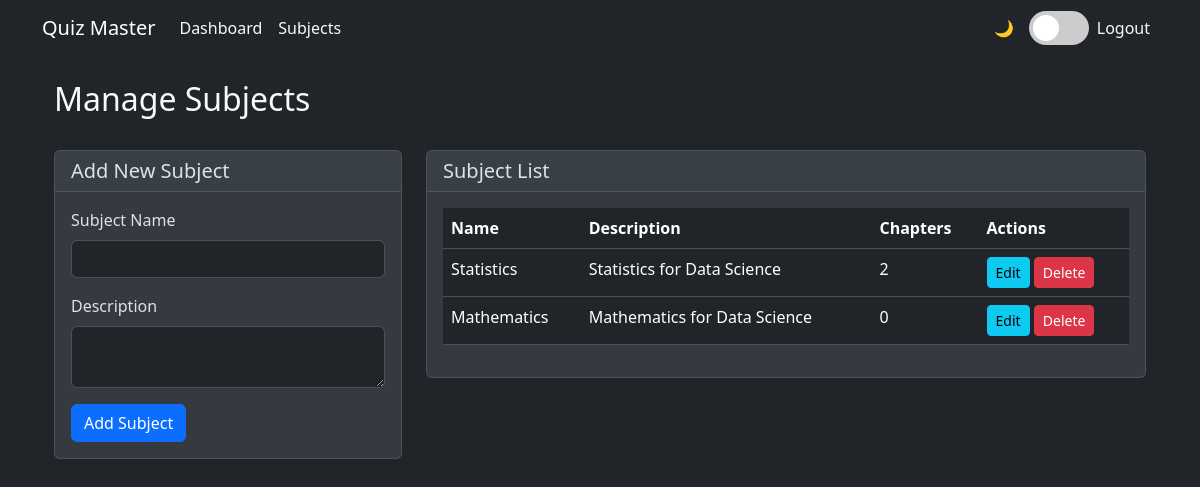
The app's page /admin/subjects (signed in) with its own data.
### models.py (models this page shows)
class Subject(db.Model):
    id = db.Column(db.Integer, primary_key=True)
    name = db.Column(db.String(100), nullable=False)
    description = db.Column(db.Text)
    chapters = db.relationship('Chapter', backref='subject', lazy=True)

### app.py (the view)
@app.route('/admin/subjects', methods=['GET', 'POST'])
@login_required
def manage_subjects():
    if not isinstance(current_user, Admin):
        flash('Access denied. Admin privileges required.', 'danger')
        return redirect(url_for('user_dashboard'))
    form = SubjectForm()
    if form.validate_on_submit():
        subject = Subject(name=form.name.data, description=form.description.data)
        db.session.add(subject)
        db.session.commit()
        flash('Subject added successfully!', 'success')
        return redirect(url_for('manage_subjects'))
    subjects = Subject.query.all()
    return render_template('admin/subjects.html', form=form, subjects=subjects)

### forms.py
class SubjectForm(FlaskForm):
    name = StringField('Subject Name', validators=[DataRequired()])
    description = TextAreaField('Description', validators=[DataRequired()])

### app.py (called while the page is built)
@login_manager.user_loader
def load_user(user_id):
    try:
        user = Admin.query.get(int(user_id))
        if user:
            return user
        return User.query.get(int(user_id))
    except:
        return None

### templates/admin/subjects.html (shortened to what this page needs)
{% extends "base.html" %}
{% block content %}
<div class="container">
    <div class="row mb-4">
        <div class="col">
            <h2>Manage Subjects</h2>
        </div>
    </div>
    <div class="row">
        <div class="col-md-4">
            <div class="card">
                <div class="card-header">
                    <h5 class="mb-0">Add New Subject</h5>
                </div>
                <div class="card-body">
                    <form method="POST">
                        <div class="mb-3">
                            {{ form.name.label(class="form-label") }}
                            {{ form.name(class="form-control") }}
                        </div>
                        <div class="mb-3">
                            {{ form.description.label(class="form-label") }}
                            {{ form.description(class="form-control") }}
                        </div>
                        <button type="submit" class="btn btn-primary">Add Subject</button>
                    </form>
                </div>
            </div>
        </div>
        <div class="col-md-8">
            <div class="card">
                <div class="card-header">
                    <h5 class="mb-0">Subject List</h5>
                </div>
                <div class="card-body">
                    <div class="table-responsive">
                        <table class="table">
                            <thead>
                                <tr>
                                    <th>Name</th>
                                    <th>Description</th>
                                    <th>Chapters</th>
                                    <th>Actions</th>
                                </tr>
                            </thead>
                            <tbody>
                                {% for subject in subjects %}
                                <tr>
                                    <td>{{ subject.name }}</td>
                                    <td>{{ subject.description }}</td>
                                    <td>{{ subject.chapters|length }}</td>
                                    <td>
                                        <a href="{{ url_for('edit_subject', subject_id=subject.id) }}" class="btn btn-sm btn-info">Edit</a>
                                        <form method="POST" action="{{ url_for('delete_subject', subject_id=subject.id) }}" class="d-inline" onsubmit="return confirm('Are you sure you want to delete this subject?');">
                                            <button type="submit" class="btn btn-sm btn-danger">Delete</button>
                                        </form>
                                    </td>
                                </tr>
                                {% endfor %}
                            </tbody>
                        </table>
                    </div>
                </div>
            </div>
        </div>
    </div>
</div>
{% endblock %}

### templates/base.html (style rules this page uses)
:root { --bs-primary-rgb: 13, 110, 253; --bs-secondary-rgb: 108, 117, 125; --bs-success-rgb: 25, 135, 84; --bs-info-rgb: 13, 202, 240; --bs-warning-rgb: 255, 193, 7; --bs-danger-rgb: 220, 53, 69; --bs-light-rgb: 248, 249, 250; --bs-dark-rgb: 33, 37, 41; }
[data-bs-theme="dark"] { --bs-body-color: #dee2e6; --bs-body-bg: #212529; --bs-tertiary-bg-rgb: 52, 58, 64; }
[data-bs-theme="dark"] .card { --bs-card-border-color: rgba(255, 255, 255, 0.125); }
:root { --light-text: #212529; --dark-text: #f8f9fa; --light-bg: #ffffff; --dark-bg: #212529; --light-card-bg: #f8f9fa; --dark-card-bg: #343a40; }
[data-bs-theme="dark"] { --text-color: var(--dark-text); --bg-color: var(--dark-bg); --card-bg: var(--dark-card-bg); }
body { color: var(--text-color); background-color: var(--bg-color); transition: all 0.3s ease; }
.card { background-color: var(--card-bg); }

### records on screen
Subject: name "Statistics", description "Statistics for Data Science", chapters|length "2"
Subject: name "Mathematics", description "Mathematics for Data Science", chapters|length "0"
